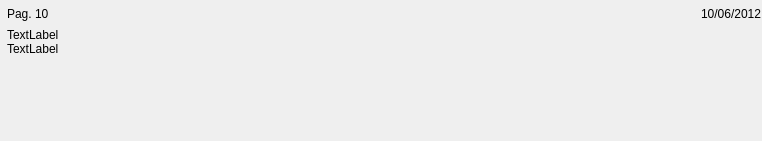
<?xml version="1.0" encoding="UTF-8"?>
<ui version="4.0">
 <class>ViewerAnnotationItem</class>
 <widget class="QWidget" name="ViewerAnnotationItem">
  <property name="geometry">
   <rect>
    <x>0</x>
    <y>0</y>
    <width>762</width>
    <height>141</height>
   </rect>
  </property>
  <property name="windowTitle">
   <string>Form</string>
  </property>
  <property name="styleSheet">
   <string notr="true" />
  </property>
  <layout class="QVBoxLayout" name="verticalLayout">
   <property name="spacing">
    <number>0</number>
   </property>
   <property name="margin">
    <number>0</number>
   </property>
   <item>
    <layout class="QHBoxLayout" name="horizontalLayout">
     <property name="spacing">
      <number>0</number>
     </property>
     <item>
      <widget class="QLabel" name="typeAnnotationLbl">
       <property name="text">
        <string />
       </property>
      </widget>
     </item>
     <item>
      <layout class="QVBoxLayout" name="verticalLayout_2">
       <property name="spacing">
        <number>0</number>
       </property>
       <property name="rightMargin">
        <number>0</number>
       </property>
       <property name="bottomMargin">
        <number>0</number>
       </property>
       <item>
        <layout class="QHBoxLayout" name="horizontalLayout_2">
         <property name="spacing">
          <number>0</number>
         </property>
         <property name="leftMargin">
          <number>0</number>
         </property>
         <property name="topMargin">
          <number>0</number>
         </property>
         <item>
          <widget class="QLabel" name="annotationPageLbl">
           <property name="text">
            <string>Pag. 10</string>
           </property>
          </widget>
         </item>
         <item>
          <spacer name="horizontalSpacer_2">
           <property name="orientation">
            <enum>Qt::Horizontal</enum>
           </property>
           <property name="sizeHint" stdset="0">
            <size>
             <width>57</width>
             <height>28</height>
            </size>
           </property>
          </spacer>
         </item>
         <item>
          <widget class="QLabel" name="annotationDateLbl">
           <property name="text">
            <string>10/06/2012</string>
           </property>
          </widget>
         </item>
        </layout>
       </item>
       <item>
        <widget class="QLabel" name="annotationTextLbl">
         <property name="text">
          <string>TextLabel</string>
         </property>
         <property name="alignment">
          <set>Qt::AlignLeading|Qt::AlignLeft|Qt::AlignTop</set>
         </property>
         <property name="wordWrap">
          <bool>true</bool>
         </property>
         <property name="indent">
          <number>0</number>
         </property>
        </widget>
       </item>
       <item>
        <widget class="QLabel" name="noteTextLbl">
         <property name="text">
          <string>TextLabel</string>
         </property>
         <property name="indent">
          <number>0</number>
         </property>
        </widget>
       </item>
       <item>
        <spacer name="verticalSpacer">
         <property name="orientation">
          <enum>Qt::Vertical</enum>
         </property>
         <property name="sizeHint" stdset="0">
          <size>
           <width>28</width>
           <height>57</height>
          </size>
         </property>
        </spacer>
       </item>
      </layout>
     </item>
    </layout>
   </item>
  </layout>
 </widget>
 <resources>
  <include location="../Viewer800.qrc" />
 </resources>
 <connections />
</ui>
